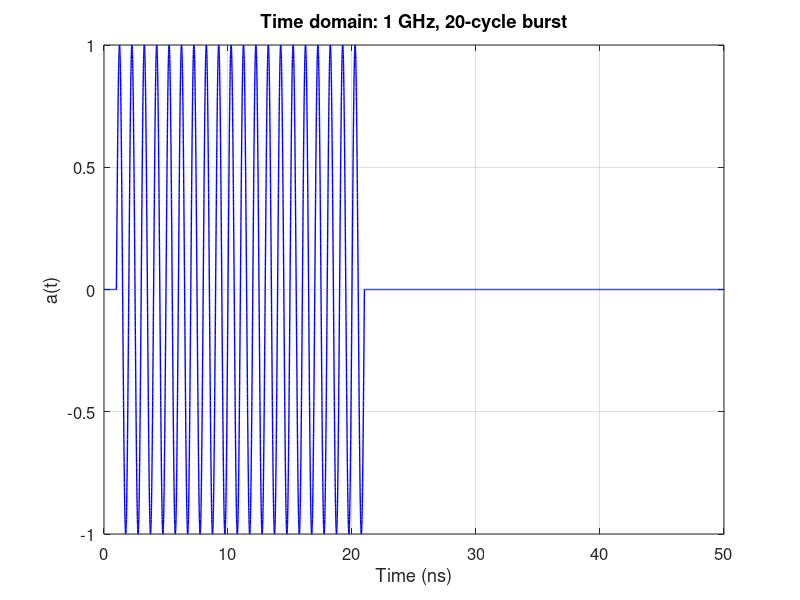
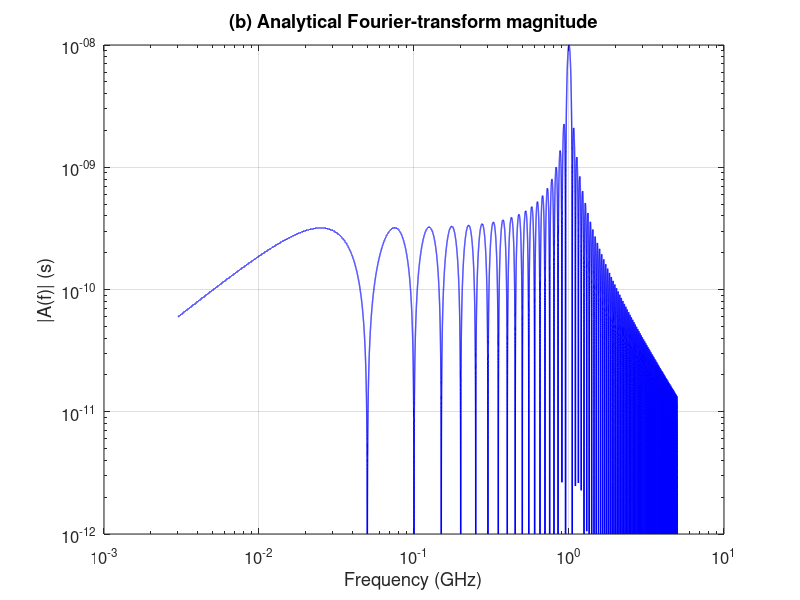

These charts were generated, in order, by the following MATLAB code:
%% Reproduce the 20-cycle RF burst and its analytical spectrum
% A 20 ns burst delayed by 1 ns ends at 21 ns.
clear; clc; close all;

%% Parameters
f0  = 1e9;                 % Carrier frequency: 1 GHz
T   = 1/f0;                % One cycle: 1 ns
N   = 20;                  % Number of complete cycles (positive integer)
D   = N*T;                 % Burst duration: 20 ns
tau = 1e-9;                % Start time: 1 ns
assert(N > 0 && N == round(N), 'N must be a positive integer.');

%% (a) Time-domain waveform
t = linspace(0, 50e-9, 10001);
a = zeros(size(t));
on = (t >= tau) & (t <= tau + D);
a(on) = sin(2*pi*f0*(t(on)-tau));

%% (b) Analytical Fourier-transform magnitude
% Equivalent to the book formula, with absolute value and the limit at f0.
% A time delay changes phase, but not spectral magnitude.
f = unique(sort([logspace(log10(3e6), log10(5e9), 80000), ...
                 f0, f0-1/D, f0+1/D]));
w  = 2*pi*f;
w0 = 2*pi*f0;
A = zeros(size(f));
atCarrier = abs(f-f0) < 1; % Avoid the removable 0/0 at the carrier
A(~atCarrier) = abs(2*w0*sin(w(~atCarrier)*D/2) ./ ...
                         (w0^2-w(~atCarrier).^2));
A(atCarrier) = D/2;       % Exact carrier magnitude: 1e-8 s

%% Plots with the book's axis ranges
%% Figure 1: Time-domain waveform
figure('Color','w');

plot(t*1e9, a, 'b', 'LineWidth', 1);
xlim([0 50]);
ylim([-1 1]);

xticks(0:10:50);
yticks(-1:0.5:1);

xlabel('Time (ns)');
ylabel('a(t)');
title('Time domain: 1 GHz, 20-cycle burst');

grid on;
box on;
set(gca,'FontSize',12);

%% Figure 2: Frequency-domain spectrum
figure('Color','w');

loglog(f/1e9, max(A,1e-12), 'b', 'LineWidth', 1);
xlim([1e-3 1e1]);
ylim([1e-12 1e-8]);

xticks([1e-3 1e-2 1e-1 1 10]);
yticks([1e-12 1e-11 1e-10 1e-9 1e-8]);

xlabel('Frequency (GHz)');
ylabel('|A(f)| (s)');
title('Analytical Fourier-transform magnitude');

grid on;
box on;
set(gca,'FontSize',12,'XMinorGrid','off','YMinorGrid','off');
% Floor only for displaying nulls on a logarithmic axis.
loglog(f/1e9, max(A,1e-12), 'b', 'LineWidth', 1);
xlim([1e-3 1e1]); ylim([1e-12 1e-8]);
xticks([1e-3 1e-2 1e-1 1 10]);
yticks([1e-12 1e-11 1e-10 1e-9 1e-8]);
xlabel('Frequency (GHz)');
ylabel('|A(f)| (s)');
title('(b) Analytical Fourier-transform magnitude');
grid on; box on;
set(gca,'FontSize',12,'XMinorGrid','off','YMinorGrid','off');

fprintf('Burst duration: %.1f ns\n',D*1e9);
fprintf('Burst starts at %.1f ns and ends at %.1f ns\n', ...
        tau*1e9,(tau+D)*1e9);
fprintf('Magnitude at the carrier: %.3e s\n',D/2);
fprintf('First zeros around carrier: %.0f and %.0f MHz\n', ...
        (f0-1/D)/1e6,(f0+1/D)/1e6);
